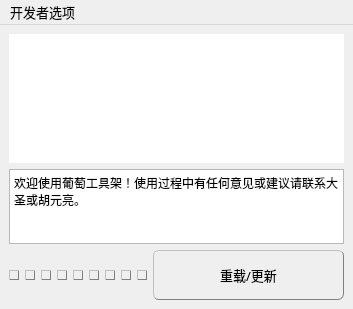
<?xml version="1.0" encoding="UTF-8"?>
<ui version="4.0">
 <class>PuTaoMain</class>
 <widget class="QMainWindow" name="PuTaoMain">
  <property name="windowModality">
   <enum>Qt::WindowModal</enum>
  </property>
  <property name="geometry">
   <rect>
    <x>0</x>
    <y>0</y>
    <width>353</width>
    <height>309</height>
   </rect>
  </property>
  <property name="font">
   <font>
    <family>微软雅黑</family>
    <pointsize>10</pointsize>
   </font>
  </property>
  <property name="windowTitle">
   <string>欢迎使用</string>
  </property>
  <property name="windowIcon">
   <iconset>
    <normaloff>../icons/logo.png</normaloff>../icons/logo.png</iconset>
  </property>
  <property name="styleSheet">
   <string notr="true">QMainWindow{
	background-color: qlineargradient(spread:pad, x1:0, y1:0, x2:0, y2:1, 
                                      stop:0 rgba(20, 20, 20, 255), 
                                      stop:0.1 rgba(60, 60, 60, 255), 
                                      stop:0.9 rgba(60, 60, 60, 255), 
                                      stop:1 rgba(40, 40, 40, 255));
	
}

QTabWidget::pane { /* The tab widget frame */
    border-top: 1px solid gray;
	position: absolute;
	top: -0.1em;
}

QTabWidget::tab-bar {
    alignment: center;
}

/* Style the tab using the tab sub-control. Note that
    it reads QTabBar _not_ QTabWidget */
QTabBar::tab {
    background: qlineargradient(spread:pad, x1:0, y1:0, x2:0, y2:1, 
                                stop:0 rgba(140, 140, 140, 255), 
                                stop:0.3 rgba(50, 50, 50, 255), 
                                stop:1 rgba(80, 80, 80, 255));
    border: 1px solid gray;
    border-bottom-color: grey; /* same as the pane color */
    border-top-left-radius: 6px;
    border-top-right-radius: 6px;
	padding: 0px 20px;
}

QTabBar::tab:selected, QTabBar::tab:hover {
    background: qlineargradient(spread:pad, x1:0, y1:0, x2:0, y2:1, 
                                stop:0 rgba(140, 140, 140, 255), 
                                stop:0.3 rgba(60, 60, 60, 255), 
                                stop:1 rgba(100, 100, 100, 255));
}

QTabBar::tab:!selected {
    margin-top: 2px; /* make non-selected tabs look smaller */
}

QSlider::groove:horizontal {
    border: 1px solid #999999;
	border-style: inset;
    height: 10px; /* the groove expands to the size of the slider by default. by giving it a height, it has a fixed size */
    background: qlineargradient(spread:pad, x1:0, y1:0, x2:0, y2:1, 
                                stop:0 rgba(20, 20, 20, 255), 
                                stop:0.3 rgba(40, 40, 40, 255), 
                                stop:1 rgba(50, 50, 50, 255));
    margin: 2px 0;
}

QSlider::handle:horizontal {
    background: qlineargradient(spread:pad, x1:0, y1:0, x2:0, y2:1, 
                                stop:0 rgba(140, 140, 140, 255), 
                                stop:0.3 rgba(80, 80, 80, 255), 
                                stop:1 rgba(100, 100, 100, 255));
    border: 1px solid gray;
	border-style: outset;
    width: 15px;
    margin: -10px 0; /* handle is placed by default on the contents rect of the groove. Expand outside the groove */
    border-radius: 6px;
}

QSlider::handle:horizontal:hover {
    background: qlineargradient(spread:pad, x1:0, y1:0, x2:0, y2:1, 
                                stop:0 rgba(160, 160, 160, 255), 
                                stop:0.3 rgba(100, 100, 100, 255), 
                                stop:1 rgba(120, 120, 120, 255));
}

QListWidget {
    border: 1px solid gray;
    border-radius: 6px;
	border-style: inset;
    background: qlineargradient(spread:pad, x1:0, y1:0, x2:0, y2:1, 
                                stop:0 rgba(20, 20, 20, 255), 
                                stop:0.3 rgba(40, 40, 40, 255), 
                                stop:1 rgba(50, 50, 50, 255));
    selection-background-color: purple;
}

QLineEdit {
    border: 1px solid gray;
    border-radius: 6px;
	border-style: inset;
    background: qlineargradient(spread:pad, x1:0, y1:0, x2:0, y2:1, 
                                stop:0 rgba(20, 20, 20, 255), 
                                stop:0.3 rgba(40, 40, 40, 255), 
                                stop:1 rgba(50, 50, 50, 255));
    selection-background-color: purple;
}

QComboBox{
	border: 1px solid gray;
	border-style: outset;
    border-radius: 6px;
	background-color: qlineargradient(spread:pad, x1:0, y1:0, x2:0, y2:1, 
                                      stop:0 rgba(140, 140, 140, 255), 
                                      stop:0.3 rgba(50, 50, 50, 255), 
                                      stop:1 rgba(80, 80, 80, 255));
}

QComboBox:!editable:hover{
	background-color: qlineargradient(spread:pad, x1:0, y1:0, x2:0, y2:1, 
                                      stop:0 rgba(150, 150, 150, 255), 
                                      stop:0.3 rgba(60, 60, 60, 255), 
                                      stop:1 rgba(100, 100, 100, 255));
}

QComboBox::drop-down {
    subcontrol-origin: padding;
    subcontrol-position: top right;

    border-left-width: 1px;
    border-left-color: darkgray;
    border-left-style: solid; /* just a single line */
    border-top-right-radius: 3px; /* same radius as the QComboBox */
    border-bottom-right-radius: 3px;
}

QComboBox:!editable:on, QComboBox::drop-down:editable:on{
	background: qlineargradient(x1: 0, y1: 0, x2: 0, y2: 1,
                                stop:0 rgba(20, 20, 20, 255), 
                                stop:0.3 rgba(40, 40, 40, 255), 
                                stop:1 rgba(50, 50, 50, 255));
}

QComboBox QAbstractItemView {
    border: 1px solid grap;
    selection-background-color: purple;
}

QPushButton{
	background-color: qlineargradient(spread:pad, x1:0, y1:0, x2:0, y2:1, 
                                      stop:0 rgba(150, 150, 150, 255),
									  stop:0.48 rgba(80, 80, 80, 255), 
                                      stop:0.52 rgba(50, 50, 50, 255), 
                                      stop:1 rgba(70, 70, 70, 255));
	border-style: outset;
	border-width: 1px;
	border-radius: 6px;
	border-color: gray;
	padding: 6px;
}

QPushButton:hover{
	background-color: qlineargradient(spread:pad, x1:0, y1:0, x2:0, y2:1, 
                                      stop:0 rgba(150, 150, 150, 255),
									  stop:0.48 rgba(90, 90, 90, 255), 
                                      stop:0.52 rgba(60, 60, 60, 255), 
                                      stop:1 rgba(100, 100, 100, 255));
}

QPushButton:pressed{
	background-color: qlineargradient(spread:pad, x1:0, y1:0, x2:0, y2:1, 
                                      stop:0 rgba(40, 40, 40, 255), 
                                      stop:0.3 rgba(50, 50, 50, 255), 
                                      stop:1 rgba(70, 70, 70, 255));
	border-style: inset;
}</string>
  </property>
  <widget class="QWidget" name="centralwidget">
   <layout class="QVBoxLayout" name="verticalLayout">
    <item>
     <layout class="QHBoxLayout" name="horizontalLayout">
      <item>
       <widget class="QLabel" name="label">
        <property name="minimumSize">
         <size>
          <width>333</width>
          <height>129</height>
         </size>
        </property>
        <property name="font">
         <font>
          <family>微软雅黑</family>
          <pointsize>20</pointsize>
          <weight>75</weight>
          <bold>true</bold>
         </font>
        </property>
        <property name="styleSheet">
         <string notr="true">QLabel{
	background-color: white
}</string>
        </property>
        <property name="text">
         <string/>
        </property>
        <property name="pixmap">
         <pixmap>../icons/logoBig.png</pixmap>
        </property>
        <property name="alignment">
         <set>Qt::AlignCenter</set>
        </property>
       </widget>
      </item>
     </layout>
    </item>
    <item>
     <widget class="QTextEdit" name="PuTaoMainTE">
      <property name="font">
       <font>
        <family>微软雅黑</family>
        <pointsize>10</pointsize>
       </font>
      </property>
      <property name="readOnly">
       <bool>true</bool>
      </property>
      <property name="html">
       <string>&lt;!DOCTYPE HTML PUBLIC &quot;-//W3C//DTD HTML 4.0//EN&quot; &quot;http://www.w3.org/TR/REC-html40/strict.dtd&quot;&gt;
&lt;html&gt;&lt;head&gt;&lt;meta name=&quot;qrichtext&quot; content=&quot;1&quot; /&gt;&lt;style type=&quot;text/css&quot;&gt;
p, li { white-space: pre-wrap; }
&lt;/style&gt;&lt;/head&gt;&lt;body style=&quot; font-family:'微软雅黑'; font-size:10pt; font-weight:400; font-style:normal;&quot;&gt;
&lt;p style=&quot; margin-top:0px; margin-bottom:0px; margin-left:0px; margin-right:0px; -qt-block-indent:0; text-indent:0px;&quot;&gt;&lt;span style=&quot; font-family:'SimSun'; font-size:9pt;&quot;&gt;欢迎使用葡萄工具架！使用过程中有任何意见或建议请联系大圣或胡元亮。&lt;/span&gt;&lt;/p&gt;&lt;/body&gt;&lt;/html&gt;</string>
      </property>
     </widget>
    </item>
    <item>
     <layout class="QHBoxLayout" name="horizontalLayout_2">
      <item>
       <widget class="QPushButton" name="pushButton_11">
        <property name="maximumSize">
         <size>
          <width>10</width>
          <height>10</height>
         </size>
        </property>
        <property name="text">
         <string/>
        </property>
        <property name="+visible" stdset="0">
         <string>False</string>
        </property>
        <property name="+command" stdset="0">
         <string>lambda *_: barbarian.utils.config.Main.UI().getEnv('BARBARIAN_LOCATION')</string>
        </property>
       </widget>
      </item>
      <item>
       <widget class="QPushButton" name="pushButton_5">
        <property name="maximumSize">
         <size>
          <width>10</width>
          <height>10</height>
         </size>
        </property>
        <property name="text">
         <string/>
        </property>
        <property name="+visible" stdset="0">
         <string>False</string>
        </property>
        <property name="+command" stdset="0">
         <string>lambda *_: barbarian.utils.config.Main.UI().getEnv('MAYA_LOCATION')</string>
        </property>
       </widget>
      </item>
      <item>
       <widget class="QPushButton" name="pushButton_8">
        <property name="maximumSize">
         <size>
          <width>10</width>
          <height>10</height>
         </size>
        </property>
        <property name="text">
         <string/>
        </property>
        <property name="+visible" stdset="0">
         <string>False</string>
        </property>
        <property name="+command" stdset="0">
         <string>lambda *_: barbarian.utils.config.Main.UI().getEnv('MAYA_SCRIPT_PATH')</string>
        </property>
       </widget>
      </item>
      <item>
       <widget class="QPushButton" name="pushButton_10">
        <property name="maximumSize">
         <size>
          <width>10</width>
          <height>10</height>
         </size>
        </property>
        <property name="text">
         <string/>
        </property>
        <property name="+visible" stdset="0">
         <string>False</string>
        </property>
        <property name="+command" stdset="0">
         <string>lambda *_: barbarian.utils.config.Main.UI().getEnv('XBMLANGPATH')</string>
        </property>
       </widget>
      </item>
      <item>
       <widget class="QPushButton" name="pushButton_9">
        <property name="maximumSize">
         <size>
          <width>10</width>
          <height>10</height>
         </size>
        </property>
        <property name="text">
         <string/>
        </property>
        <property name="+visible" stdset="0">
         <string>False</string>
        </property>
        <property name="+command" stdset="0">
         <string>lambda *_: barbarian.utils.config.Main.UI().getEnv('PYTHONPATH')</string>
        </property>
       </widget>
      </item>
      <item>
       <widget class="QPushButton" name="pushButton_7">
        <property name="maximumSize">
         <size>
          <width>10</width>
          <height>10</height>
         </size>
        </property>
        <property name="text">
         <string/>
        </property>
        <property name="+visible" stdset="0">
         <string>False</string>
        </property>
        <property name="+command" stdset="0">
         <string>lambda *_: barbarian.utils.config.Main.UI().getEnv('MAYA_PLUG_IN_PATH')</string>
        </property>
       </widget>
      </item>
      <item>
       <widget class="QPushButton" name="pushButton_4">
        <property name="maximumSize">
         <size>
          <width>10</width>
          <height>10</height>
         </size>
        </property>
        <property name="text">
         <string/>
        </property>
        <property name="+visible" stdset="0">
         <string>False</string>
        </property>
        <property name="+command" stdset="0">
         <string>lambda *_: barbarian.utils.config.Main.UI().getEnv('MAYA_APP_DIR')</string>
        </property>
       </widget>
      </item>
      <item>
       <widget class="QPushButton" name="pushButton_6">
        <property name="maximumSize">
         <size>
          <width>10</width>
          <height>10</height>
         </size>
        </property>
        <property name="text">
         <string/>
        </property>
        <property name="+visible" stdset="0">
         <string>False</string>
        </property>
        <property name="+command" stdset="0">
         <string>lambda *_: barbarian.utils.config.Main.UI().getEnv('MAYA_MODULE_PATH')</string>
        </property>
       </widget>
      </item>
      <item>
       <widget class="QPushButton" name="pushButton_3">
        <property name="maximumSize">
         <size>
          <width>10</width>
          <height>10</height>
         </size>
        </property>
        <property name="text">
         <string/>
        </property>
        <property name="+visible" stdset="0">
         <string>False</string>
        </property>
        <property name="+command" stdset="0">
         <string>lambda *_: barbarian.utils.config.Main.UI().debug()</string>
        </property>
       </widget>
      </item>
      <item>
       <widget class="QPushButton" name="pushButton">
        <property name="minimumSize">
         <size>
          <width>0</width>
          <height>50</height>
         </size>
        </property>
        <property name="font">
         <font>
          <family>微软雅黑</family>
          <pointsize>10</pointsize>
         </font>
        </property>
        <property name="statusTip">
         <string>免重启一键更新</string>
        </property>
        <property name="text">
         <string>重载/更新</string>
        </property>
        <property name="+command" stdset="0">
         <string>lambda *args: barbarian.reloader.doIt(True)</string>
        </property>
       </widget>
      </item>
     </layout>
    </item>
   </layout>
  </widget>
  <widget class="QMenuBar" name="menuBar">
   <property name="geometry">
    <rect>
     <x>0</x>
     <y>0</y>
     <width>353</width>
     <height>25</height>
    </rect>
   </property>
   <property name="font">
    <font>
     <family>微软雅黑</family>
     <pointsize>10</pointsize>
    </font>
   </property>
   <widget class="QMenu" name="mainMenu">
    <property name="title">
     <string>开发者选项</string>
    </property>
    <widget class="QMenu" name="menu">
     <property name="title">
      <string>环境变量</string>
     </property>
     <addaction name="actionBARBARIAN_LOCATION"/>
     <addaction name="actionMAYA_APP_DIR"/>
     <addaction name="actionMAYA_LOCATION"/>
     <addaction name="actionMAYA_MODULE_PATH"/>
     <addaction name="actionMAYA_PLUG_IN_PATH"/>
     <addaction name="actionMAYA_SCRIPT_PATH"/>
     <addaction name="actionPYTHONPATH"/>
     <addaction name="actionXBMLANGPATH"/>
    </widget>
    <addaction name="actionDebug"/>
    <addaction name="menu"/>
   </widget>
   <addaction name="mainMenu"/>
  </widget>
  <action name="actionDebug">
   <property name="icon">
    <iconset>
     <normaloff>../icons/debug.png</normaloff>../icons/debug.png</iconset>
   </property>
   <property name="text">
    <string>连接调试服务器</string>
   </property>
   <property name="font">
    <font>
     <family>微软雅黑</family>
     <pointsize>10</pointsize>
    </font>
   </property>
  </action>
  <action name="actionPYTHONPATH">
   <property name="text">
    <string>PYTHONPATH</string>
   </property>
  </action>
  <action name="actionMAYA_SCRIPT_PATH">
   <property name="text">
    <string>MAYA_SCRIPT_PATH</string>
   </property>
  </action>
  <action name="actionMAYA_MODULE_PATH">
   <property name="text">
    <string>MAYA_MODULE_PATH</string>
   </property>
  </action>
  <action name="actionMAYA_APP_DIR">
   <property name="text">
    <string>MAYA_APP_DIR</string>
   </property>
  </action>
  <action name="actionMAYA_LOCATION">
   <property name="text">
    <string>MAYA_LOCATION</string>
   </property>
  </action>
  <action name="actionMAYA_PLUG_IN_PATH">
   <property name="text">
    <string>MAYA_PLUG_IN_PATH</string>
   </property>
  </action>
  <action name="actionXBMLANGPATH">
   <property name="text">
    <string>XBMLANGPATH</string>
   </property>
  </action>
  <action name="actionBARBARIAN_LOCATION">
   <property name="text">
    <string>BARBARIAN_LOCATION</string>
   </property>
  </action>
 </widget>
 <resources/>
 <connections>
  <connection>
   <sender>actionDebug</sender>
   <signal>triggered()</signal>
   <receiver>pushButton_3</receiver>
   <slot>click()</slot>
   <hints>
    <hint type="sourcelabel">
     <x>-1</x>
     <y>-1</y>
    </hint>
    <hint type="destinationlabel">
     <x>176</x>
     <y>261</y>
    </hint>
   </hints>
  </connection>
  <connection>
   <sender>actionBARBARIAN_LOCATION</sender>
   <signal>triggered()</signal>
   <receiver>pushButton_11</receiver>
   <slot>click()</slot>
   <hints>
    <hint type="sourcelabel">
     <x>-1</x>
     <y>-1</y>
    </hint>
    <hint type="destinationlabel">
     <x>177</x>
     <y>439</y>
    </hint>
   </hints>
  </connection>
  <connection>
   <sender>actionMAYA_APP_DIR</sender>
   <signal>triggered()</signal>
   <receiver>pushButton_4</receiver>
   <slot>click()</slot>
   <hints>
    <hint type="sourcelabel">
     <x>-1</x>
     <y>-1</y>
    </hint>
    <hint type="destinationlabel">
     <x>176</x>
     <y>326</y>
    </hint>
   </hints>
  </connection>
  <connection>
   <sender>actionMAYA_LOCATION</sender>
   <signal>triggered()</signal>
   <receiver>pushButton_5</receiver>
   <slot>click()</slot>
   <hints>
    <hint type="sourcelabel">
     <x>-1</x>
     <y>-1</y>
    </hint>
    <hint type="destinationlabel">
     <x>176</x>
     <y>342</y>
    </hint>
   </hints>
  </connection>
  <connection>
   <sender>actionMAYA_MODULE_PATH</sender>
   <signal>triggered()</signal>
   <receiver>pushButton_6</receiver>
   <slot>click()</slot>
   <hints>
    <hint type="sourcelabel">
     <x>-1</x>
     <y>-1</y>
    </hint>
    <hint type="destinationlabel">
     <x>176</x>
     <y>358</y>
    </hint>
   </hints>
  </connection>
  <connection>
   <sender>actionMAYA_PLUG_IN_PATH</sender>
   <signal>triggered()</signal>
   <receiver>pushButton_7</receiver>
   <slot>click()</slot>
   <hints>
    <hint type="sourcelabel">
     <x>-1</x>
     <y>-1</y>
    </hint>
    <hint type="destinationlabel">
     <x>176</x>
     <y>374</y>
    </hint>
   </hints>
  </connection>
  <connection>
   <sender>actionMAYA_SCRIPT_PATH</sender>
   <signal>triggered()</signal>
   <receiver>pushButton_8</receiver>
   <slot>click()</slot>
   <hints>
    <hint type="sourcelabel">
     <x>-1</x>
     <y>-1</y>
    </hint>
    <hint type="destinationlabel">
     <x>176</x>
     <y>390</y>
    </hint>
   </hints>
  </connection>
  <connection>
   <sender>actionPYTHONPATH</sender>
   <signal>triggered()</signal>
   <receiver>pushButton_9</receiver>
   <slot>click()</slot>
   <hints>
    <hint type="sourcelabel">
     <x>-1</x>
     <y>-1</y>
    </hint>
    <hint type="destinationlabel">
     <x>176</x>
     <y>406</y>
    </hint>
   </hints>
  </connection>
  <connection>
   <sender>actionXBMLANGPATH</sender>
   <signal>triggered()</signal>
   <receiver>pushButton_10</receiver>
   <slot>click()</slot>
   <hints>
    <hint type="sourcelabel">
     <x>-1</x>
     <y>-1</y>
    </hint>
    <hint type="destinationlabel">
     <x>176</x>
     <y>422</y>
    </hint>
   </hints>
  </connection>
 </connections>
</ui>
